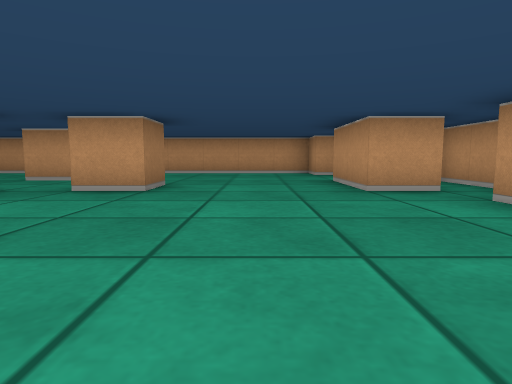
View 1 (above)

24 first-person views from a walk through a cub3D level. The camera is about half as high as the walls, tilts 6° down and sees 75° across. The floor is counted in squares. Each view is taken from the middle of a square. On the plan, view 1 faces up. The plan holds only what a view shows up to about 9 squares ahead; the rest is blank.

View 2
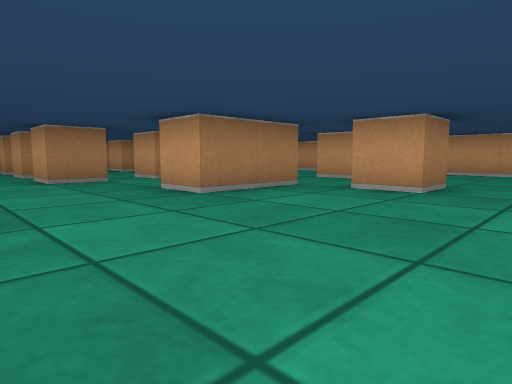

View 3
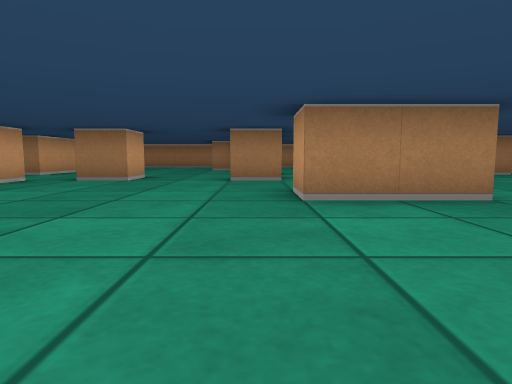

View 4
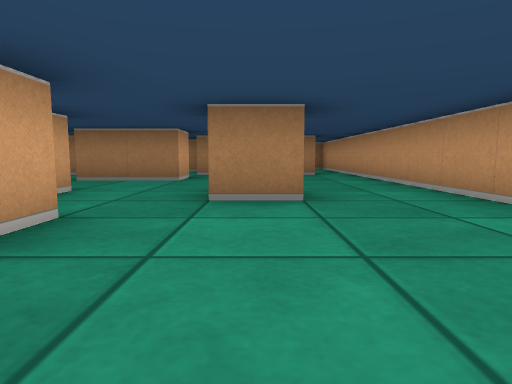

View 5
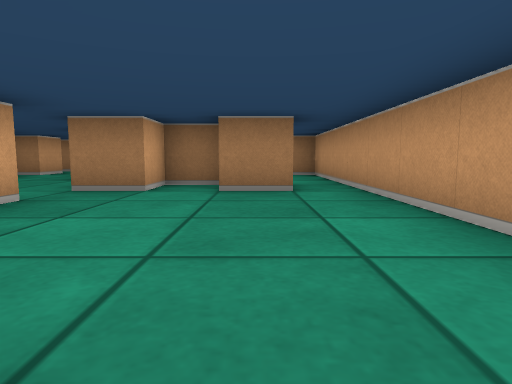

View 6
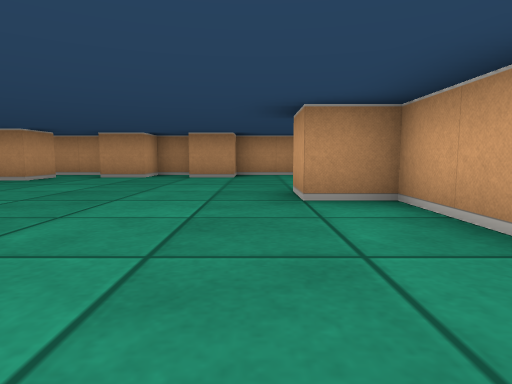

View 7
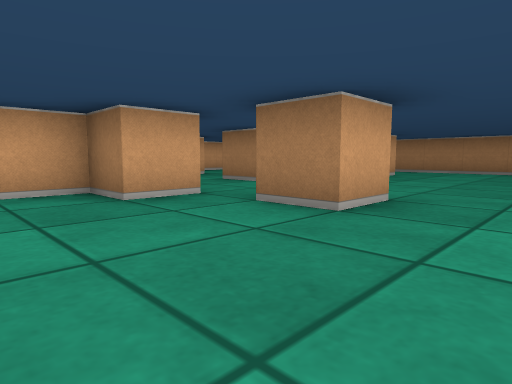

View 8
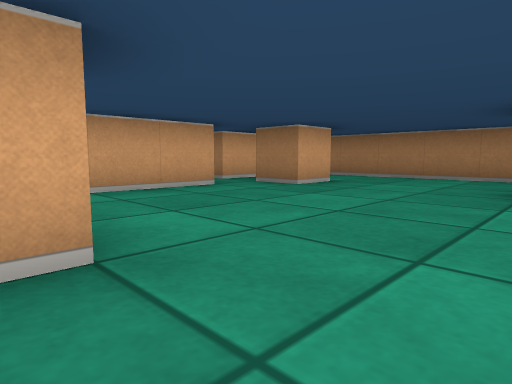

View 9
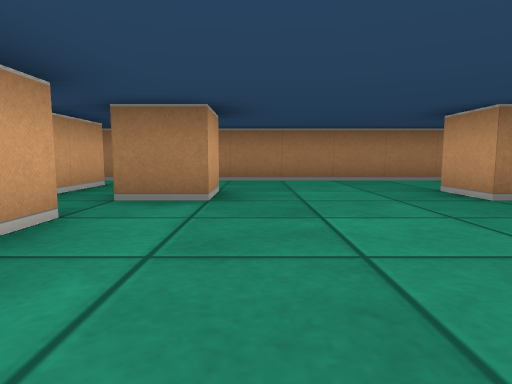

View 10
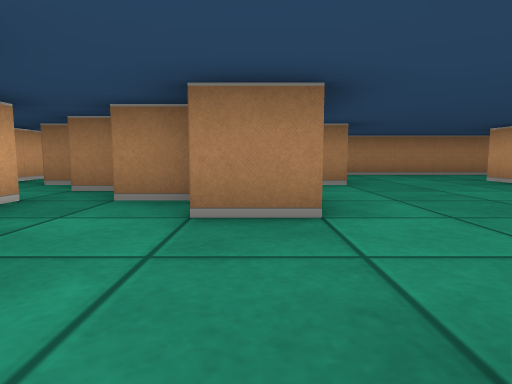

View 11
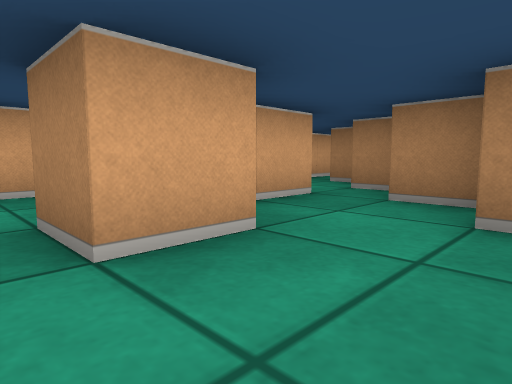

View 12
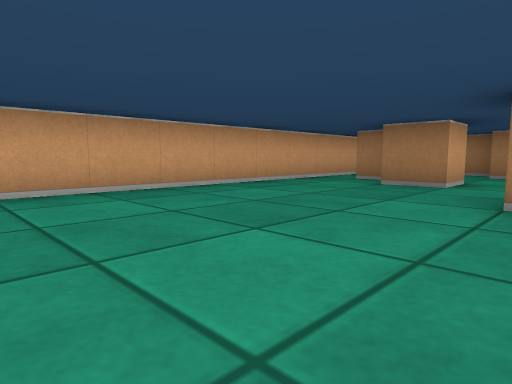

View 13
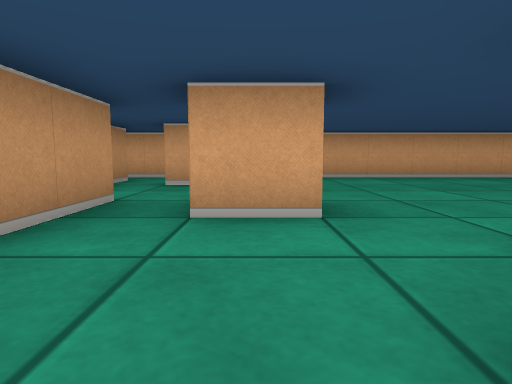

View 14
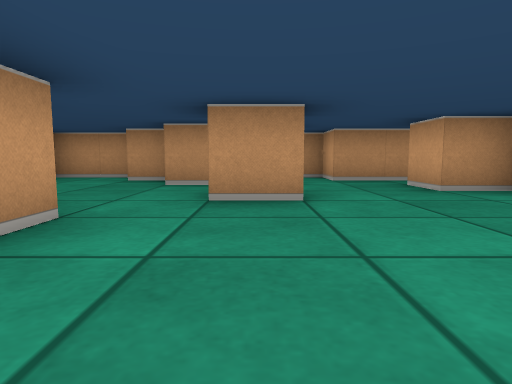

View 15
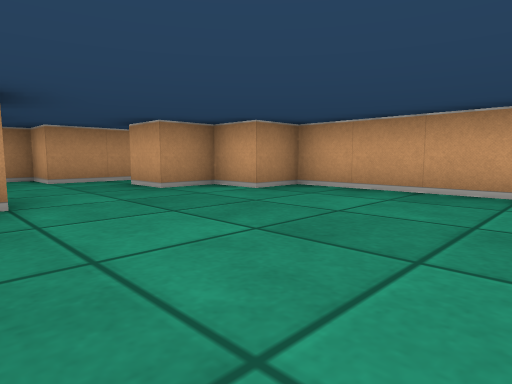

View 16
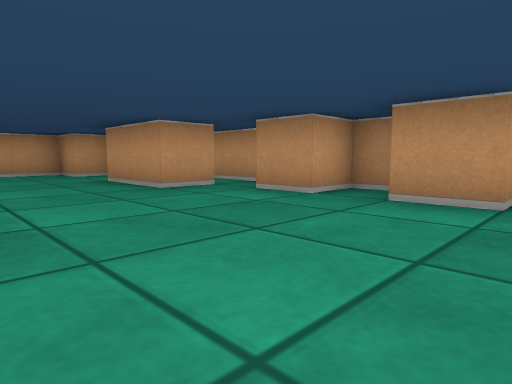

View 17
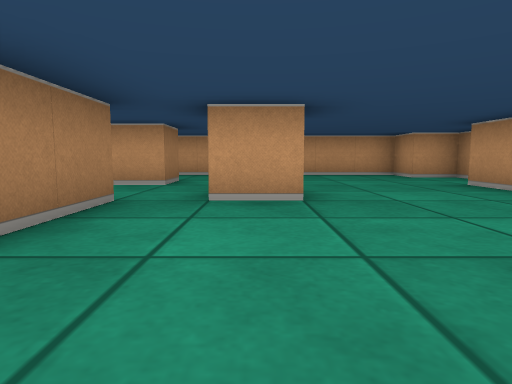

View 18
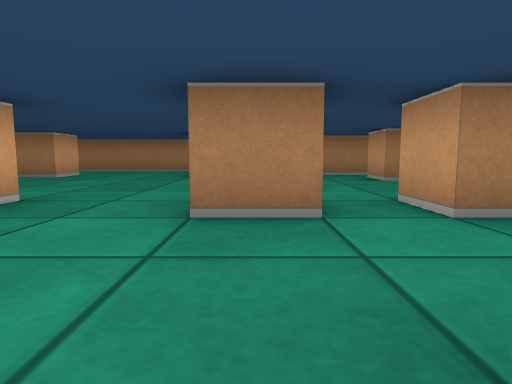

View 19
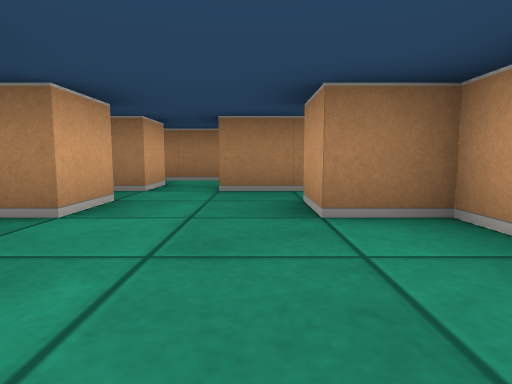

View 20
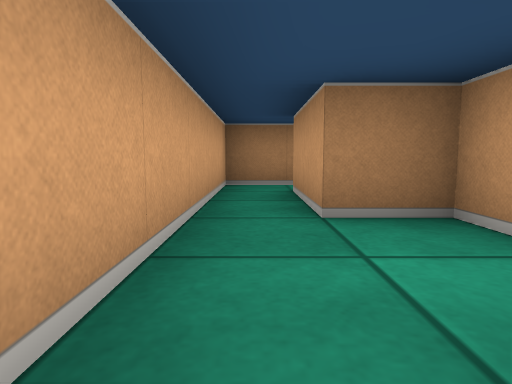

View 21
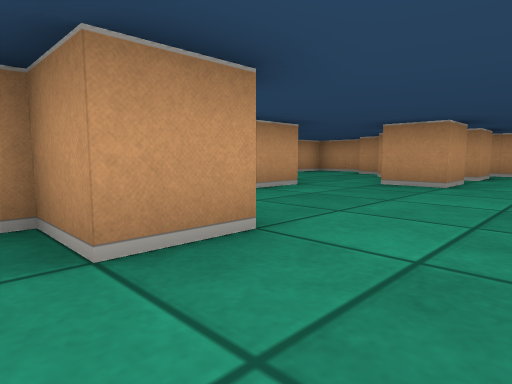

View 22
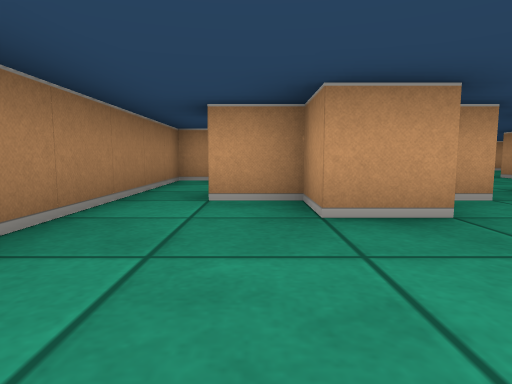

View 23
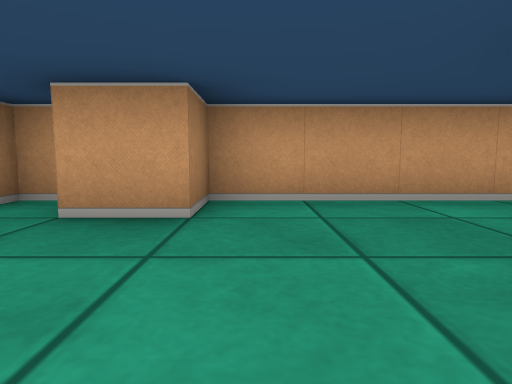

View 24
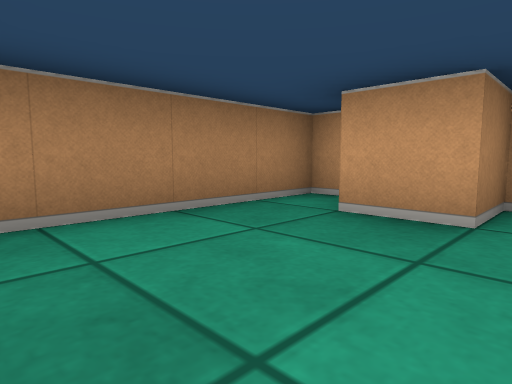

### Floor plan
Points are (right, up) in squares from view 1. A wall is a line through its corners. A room is listed if a view was taken in it or the views show most of it. See-through windows are left out.
Room 1 (views 1, 2, 3, 4, 5, 6, 7, 8, 9, 16, 17, 18, 19, 22)
walls: (-6.5, 2.6) (-6.5, 1.5) (-7.5, 1.5); (-3.5, 4.6) (-3.5, 2.5) (-4.5, 2.5); (-8.5, 2.5) (-8.5, 1.5) (-9.5, 1.5); (-7.5, 5.5) (-6.5, 5.5) (-6.5, 3.5) (-7.5, 3.5); (-2.5, 5.5) (-1.9, 5.5); (-1.5, 5.5) (-1.5, 4.5) (-2.5, 4.5); (-7.6, -0.5) (-6.5, -0.5) (-6.5, -1.5); (-3.5, 7.6) (-3.5, 6.5) (-4.5, 6.5); (-3.1, -1.5) (-1.5, -1.5) (-1.5, -0.5) (-0.5, -0.5); (-9.9, 5.5) (-10.5, 5.5) (-10.5, 4.5) (-11.5, 4.5); (-6.6, -2.5) (-5.5, -2.5); (-9.5, 7.5) (-9.5, 6.5) (-8.5, 6.5) (-8.5, 5.5); (-11.5, 2.5) (-10.5, 2.5) (-10.5, 1.5) (-11.2, 1.5); (-5.5, -3.5) (-4.5, -3.5); (-8.5, 8.6) (-8.5, 7.5); (-11.4, 0.5) (-12.5, 0.5) (-12.5, 1.5) (-13.5, 1.5); (2.6, 4.5) (1.5, 4.5) (1.5, 6.5); (-13.5, 2.5) (-12.5, 2.5); (3.5, 3.9) (3.5, 6.4); (-10.6, -3.5) (-8.5, -3.5); (3.5, 1.6) (3.5, 2.5) (2.5, 2.5) (2.5, 3.5); (2.5, 8) (2.5, 8.5) (1.5, 8.5) (1.5, 9.5) (-10.5, 9.5); (-13.9, 4.5) (-14.5, 4.5) (-14.5, -5); (-12.6, -2.5) (-11.5, -2.5) (-11.5, -3.5); (3.5, -1.1) (3.5, 0.5) (2.5, 0.5) (2.5, 1.5); (-13.5, -4.5) (-11.5, -4.5)
ways out: opening at (-6.3, -3) to room 2; opening at (0.5, -1.5) to room 2; opening at (-9.5, 9) to room 3; opening at (-14, -5) to room 5; opening at (-13, 3) to room 6; opening at (-11, 3.5) to room 6
Room 2 (views 10, 11, 12, 13, 14, 15, 20, 21)
walls: (-4.5, -4.5) (-5.5, -4.5) (-5.5, -3.5); (-1.5, -2.5) (-2.5, -2.5); (-5.5, -2.5) (-5.5, -3.5); (0.5, -4.5) (-0.5, -4.5) (-0.5, -3.5) (0.5, -3.5); (-7.5, -5.5) (-6.5, -5.5) (-6.5, -6.5); (-7.5, -6.9) (-7.5, -7.5); (2.5, -4.5) (1.5, -4.5) (1.5, -2.5); (-8.5, -3.5) (-8.5, -4.5); (2.5, -6.5) (2.5, -5.5) (3.5, -5.5) (3.5, -4.2); (2.5, -2.2) (2.5, -1.5); (-9.5, -8.5) (-0.5, -8.5) (-0.5, -7.5) (0.5, -7.5) (0.5, -6.5) (1.5, -6.5)
ways out: opening at (-6.3, -3) to room 1; opening at (0.5, -1.5) to room 1; opening at (-9.5, -6.5) to room 4; opening at (2, -7)
Room 3 (views 23, 24)
walls: (-14, 9.5) (-14.5, 9.5) (-14.5, 6.2); (-10.5, 9.5) (-12.5, 9.5) (-12.5, 8.5) (-13.5, 8.5)
ways out: opening at (-9.5, 9) to room 1; opening at (-12, 5) to room 6
Room 4 (no view inside)
walls: (-10.9, -6.5) (-11.5, -6.5) (-11.5, -7.5) (-13.5, -7.5); (-10.5, -5.6) (-10.5, -6.5); (-9.6, -6.5) (-8.5, -6.5); (-9.5, -4.6) (-9.5, -5.5); (-13.5, -8.5) (-9.5, -8.5)
ways out: opening at (-9.5, -6.5) to room 2; opening at (-13, -8) to room 5
Room 5 (no view inside)
walls: (-14.5, -7.4) (-14.5, -8.5) (-13.5, -8.5)
ways out: opening at (-14, -5) to room 1; opening at (-13, -8) to room 4
Room 6 (no view inside)
walls: (-12.5, 4.9) (-12.5, 3.5)
ways out: opening at (-13, 3) to room 1; opening at (-11, 3.5) to room 1; opening at (-12, 5) to room 3

Where each view was taken, in squares from view 1:
view 1: 0 up, 0 right, facing up
view 2: 0 up, 0 right, facing up-left
view 3: 2 up, 0 right, facing left
view 4: 7 up, 0 right, facing left
view 5: 8 up, 4 left, facing left
view 6: 0 up, 5 left, facing right
view 7: 1 up, 4 left, facing down-left
view 8: 1 up, 7 left, facing down-left
view 9: 2 down, 8 left, facing left
view 10: 4 down, 6 left, facing left
view 11: 4 down, 6 left, facing down-left
view 12: 4 down, 1 left, facing down-left
view 13: 1 down, 0 right, facing down
view 14: 4 down, 4 left, facing right
view 15: 4 down, 4 left, facing down-right
view 16: 0 up, 1 left, facing up-right
view 17: 1 up, 2 left, facing up
view 18: 2 up, 4 left, facing left
view 19: 4 up, 8 left, facing left
view 20: 8 down, 9 left, facing left
view 21: 6 down, 6 left, facing up-right
view 22: 2 down, 13 left, facing up
view 23: 6 up, 12 left, facing up
view 24: 6 up, 12 left, facing up-left
